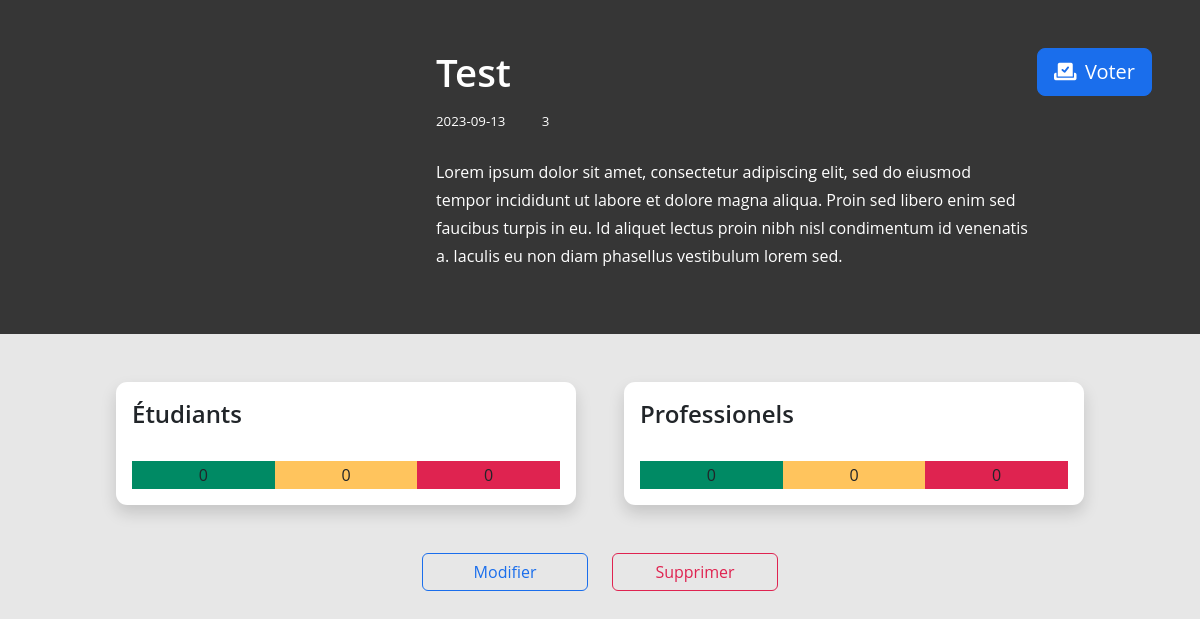
The page /php/event-info.php?id=2 (signed in) on the database its author committed.
### tables this page shows
CREATE TABLE `events` (
  `id` int(11) NOT NULL,
  `name` varchar(350) NOT NULL,
  `place` varchar(150) DEFAULT NULL,
  `description` varchar(1000) NOT NULL,
  `date` date NOT NULL,
  `img` varchar(1060) NOT NULL,
  `departementId` int(11) NOT NULL,
  `studentVotesGreen` int(11) NOT NULL DEFAULT '0',
  `studentVotesYellow` int(11) NOT NULL DEFAULT '0',
  `studentVotesRed` int(11) NOT NULL DEFAULT '0',
  `professionalVotesGreen` int(11) NOT NULL DEFAULT '0',
  `professionalVotesYellow` int(11) NOT NULL DEFAULT '0',
  `professionalVotesRed` int(11) NOT NULL DEFAULT '0'
);

### php/event-info.php (the view, shortened to what this page needs)
<!DOCTYPE html>
<html lang="en">
<head>
    <link rel="stylesheet" href="https://cdnjs.cloudflare.com/ajax/libs/font-awesome/6.0.0-beta3/css/all.min.css">
    <link rel="stylesheet" href="../style/scss/compiled-variables.css">
    <link rel="stylesheet" href="../style/style.css">
</head>
<body>
<?php
if ($_SESSION["connexion"] == true) {
    if ($_SERVER['REQUEST_METHOD'] != 'POST' || $errorOccured == true) {
        $servername = "localhost";
        $username = "root";
        $password = "root";
        $db = "event_feedback";
        $connection = new mysqli($servername, $username, $password, $db);
        $eventId = isset($_GET["id"]) ? $_GET["id"] : $_POST["hiddenId"];
        $selectAllQuery = "SELECT * FROM events WHERE id=" . $eventId;
        $result = $connection->query($selectAllQuery);
        while($row = $result->fetch_assoc()) {
            $valuesInputed = array(
                "name" => $row["name"],
                "date" => $row["date"],
                "place" => $row["place"],
                "description" => $row["description"],
                "img" => $row["img"],
                "departementId" => $row["departementId"],
                "studentVotesGreen" => $row["studentVotesGreen"],
                "studentVotesYellow" => $row["studentVotesYellow"],
                "studentVotesRed" => $row["studentVotesRed"],
                "professionalVotesGreen" => $row["professionalVotesGreen"],
                "professionalVotesYellow" => $row["professionalVotesYellow"],
                "professionalVotesRed" => $row["professionalVotesRed"],
            );
        }
?>
<div class="container-fluid p-0">
    <div class="p-5 bg-darker">
        <div class="row mb-3 event-info-details">
            <div class="col-4 event-img" style="background: url('<?php echo $valuesInputed["img"] ?>')"></div>
            <div class="col-8 ps-4">
                <div class="row mb-2 d-flex ajust-items-center">
                    <div class="col-8">
                        <h1 class="m-0"><?php echo $valuesInputed["name"] ?></h1>
                    </div>
                    <div class="col-4">
                        <a href="choose-vote-type.php?id=<?php echo $eventId ?>" class="d-flex justify-content-end">
                            <button class="btn btn-primary vote-btn btn-lg">
                                <i class="fa-solid fa-check-to-slot"></i>
                                Voter
                            </button>
                        </a>
                    </div>
                </div>
                <div class="row mb-4">
                    <div class="col-12">
                        <span class="small me-3"><?php echo $valuesInputed["date"] ?></span>
                        <span class="small me-3"><?php echo $valuesInputed["departementId"] ?></span>
                    </div>
                </div>
                <div class="row">
                    <div class="col-xl-10">
                        <p><?php echo $valuesInputed["description"] ?></p>
                    </div>
                </div>
            </div>
        </div>
    </div>
</div>
<div class="container-fluid">
    <div class="row p-5 d-flex justify-content-center">
        <div class="card col-5 me-5 shadow">
            <div class="row p-3">
                <div class="col-12 p-0">
                    <h2 class="m-0">Étudiants</h2>
                </div>
            </div>
            <div class="row p-3 text-center">
                <div class="col-4 bg-success"><?php echo $valuesInputed["studentVotesGreen"] ?></div>
                <div class="col-4 bg-warning"><?php echo $valuesInputed["studentVotesYellow"] ?></div>
                <div class="col-4 bg-danger"><?php echo $valuesInputed["studentVotesRed"] ?></div>
            </div>
        </div>
        <div class="card col-5 shadow">
            <div class="row p-3">
                <div class="col-12 p-0">
                    <h2 class="m-0">Professionels</h2>
                </div>
            </div>
            <div class="row p-3 text-center">
                <div class="col-4 bg-success"><?php echo $valuesInputed["professionalVotesGreen"] ?></div>
                <div class="col-4 bg-warning"><?php echo $valuesInputed["professionalVotesYellow"] ?></div>
                <div class="col-4 bg-danger"><?php echo $valuesInputed["professionalVotesRed"] ?></div>
            </div>
        </div>
    </div>
</div>
<div class="container">
    <div class="row d-flex justify-content-center">
        <div class="col-2">
            <a href="modify-event.php?id=<?php echo $eventId ?>" class="w-100">
                <button class="btn btn-outline-primary vote-btn w-100">Modifier</button>
            </a>
        </div>
        <div class="col-2">
            <a href="delete-event.php?id=<?php echo $eventId ?>" class="w-100">
                <button class="btn btn-outline-danger vote-btn w-100">Supprimer</button>
            </a>
        </div>
    </div>
</div>
<?php
}
}
else {
    header("Location: login.php");
    exit;
}
?>
</body>
</html>

### style/style.css (style rules this page uses)
:root { --bs-body-font-family: 'Open Sans', sans-serif; --background: #e7e7e7; --primary: #1a6eec; --secondary: #a9aabc; --dark: #444655; --darker: rgb(54, 54, 54); --main-shadow: 0px 0px 24px 2px rgba(0,0,0,0.39); }
a { text-decoration: none; color: var(--text); }
button i { margin-right: 0.2rem; }
.card { background-color: white; border-radius: 0.7rem; border: none; }
.event-img { background-size: cover!important; }
.bg-darker { background-color: var(--darker); }
.bg-darker p, .bg-darker h1, .bg-darker span { color: white; }
.shadow { box-shadow: var(--main-shadow); }

### rows shown on the page
events: name "Test", date "2023-09-13", departementId "3", description "Lorem ipsum dolor sit amet, consectetur adipiscing elit, sed do eiusmod tempor incididunt ut labore et dolore magna aliqua. Proin sed libero enim sed faucibus turpis in eu. Id aliquet lectus proin nibh nisl condimentum id venenatis a. Iaculis eu non diam phasellus vestibulum lorem sed.", studentVotesGreen "0", studentVotesYellow "0", studentVotesRed "0", professionalVotesGreen "0", professionalVotesYellow "0", professionalVotesRed "0"
